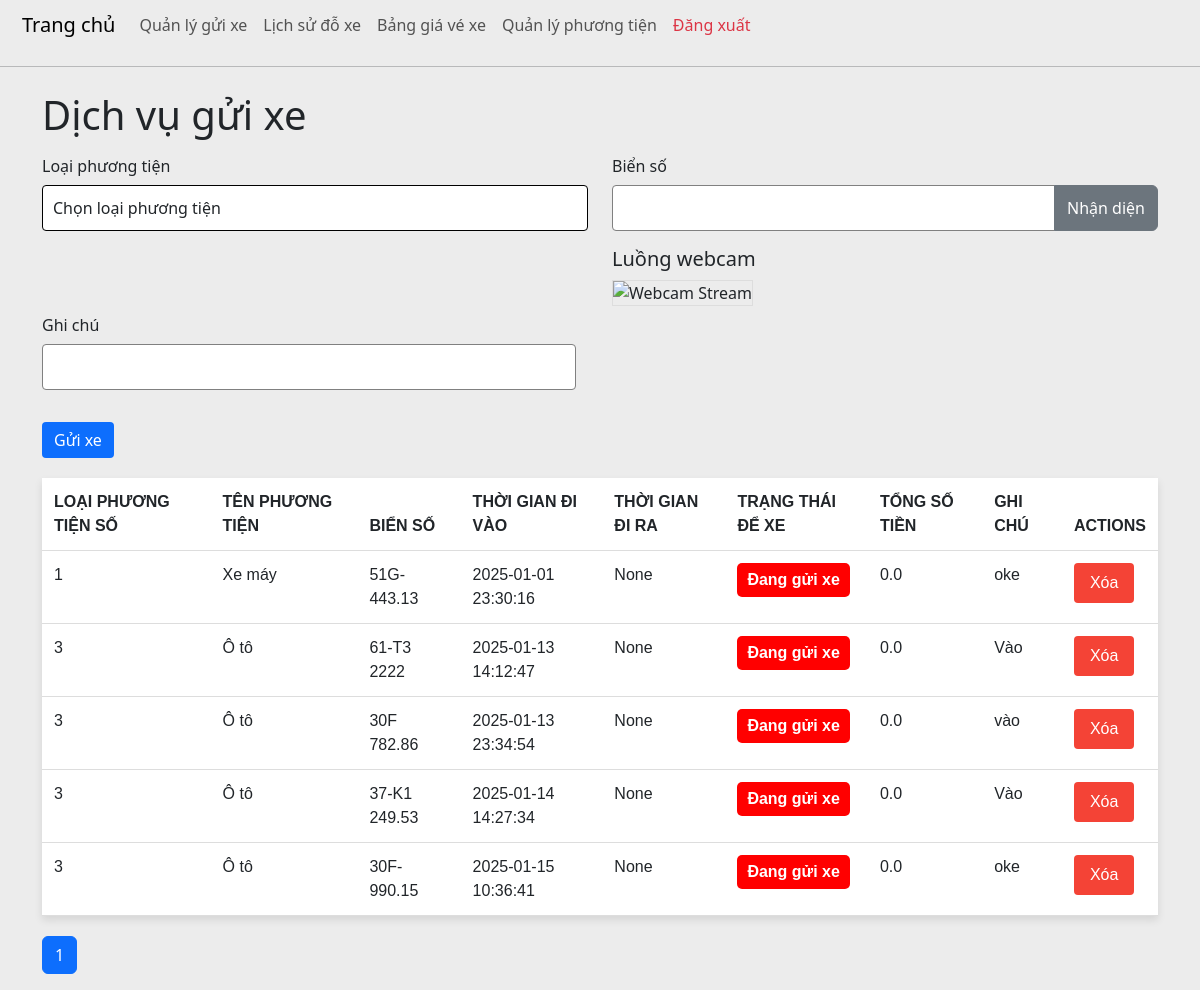
Page /actual_parking_fee_processing (signed in) on the committed database.
### tables this page shows
CREATE TABLE ActualParkingFee (
            ID INTEGER PRIMARY KEY AUTOINCREMENT,
            VehicleTypeID INTEGER NOT NULL,
            PlateNumber TEXT NOT NULL,
            EntryTime DATETIME NOT NULL,
            ExitTime DATETIME,
            Status TEXT NOT NULL,
            TotalFee REAL,
            Note TEXT,
            FOREIGN KEY (VehicleTypeID) REFERENCES VehicleType(ID)
        );

CREATE TABLE VehicleType (
            ID INTEGER PRIMARY KEY AUTOINCREMENT,
            Name TEXT NOT NULL
        );

### app.py (the view)
@app.route('/actual_parking_fee_processing', methods=['GET'])
@login_required
def get_all_actual_parking_fee_processing():
    try:
        page = request.args.get('page', 1, type=int)
        per_page = 10  # Số lượng bản ghi trên mỗi trang
        start = (page - 1) * per_page
        end = start + per_page
        with sqlite3.connect("parking.db") as conn:
            conn.row_factory = sqlite3.Row
            cursor = conn.cursor()
            cursor.execute('''
                SELECT ActualParkingFee.*, VehicleType.Name AS VehicleTypeName
                FROM ActualParkingFee
                JOIN VehicleType ON ActualParkingFee.VehicleTypeID = VehicleType.ID
                WHERE ActualParkingFee.Status = 'Đang gửi xe'
            ''')
            rows = cursor.fetchall()
            total_items = len(rows)
            total_pages = (total_items + per_page - 1) // per_page
            data = [dict(row) for row in rows[start:end]]
            cursor.execute('SELECT ID, Name FROM VehicleType')
            vehicle_types = cursor.fetchall()  # Lấy tất cả (ID, Name)
        return render_template(
            'actual_parking_fee_processing.html',
            actual_parking_fee=data,
            vehicle_types=vehicle_types,
            current_page=page,
            total_pages=total_pages,
            title="Quản lý gửi xe"
        )
    except Exception as e:
        return render_template('actual_parking_fee_processing.html', error=str(e), title="Quản lý gửi xe")

### app.py (called while the page is built)
@app.after_request
def disable_caching(response):
    response.headers['Cache-Control'] = 'no-store'
    return response

### config.py (called while the page is built)
def login_required(f):
    @wraps(f)
    def decorated_function(*args, **kwargs):
        if 'username' not in session:  # Kiểm tra trạng thái đăng nhập
            return redirect(url_for('login'))  # Chuyển hướng đến trang đăng nhập
        return f(*args, **kwargs)  # Cho phép truy cập endpoint nếu đã đăng nhập
    return decorated_function

### templates/actual_parking_fee_processing.html (shortened to what this page needs)
{% extends "base.html" %}
{% block content %}
<h1>Dịch vụ gửi xe</h1>
<form method="POST" action="/actual_parking_fee">
    <div class="mb-3 row">
        <label for="vehicleTypeID" class="col-sm-6 col-form-label">Loại phương tiện</label>
        <label for="PlateNumber" class="col-sm-6 col-form-label">Biển số</label>
        <div class="col-sm-6">
            <select class="form-control" id="vehicleTypeID" name="VehicleTypeID" required>
                <option value="" disabled selected>Chọn loại phương tiện</option>
            </select>
        </div>
        <div class="col-sm-6">
            <div class="input-group">
                <input type="text" class="form-control" id="PlateNumber" name="PlateNumber" required>
                <button type="button" id="detectPlateBtn" class="btn btn-secondary">Nhận diện</button>
            </div>
            <div class="mt-3">
                <h5>Luồng webcam</h5>
                <img id="webcamStream" src="/video_feed" alt="Webcam Stream" style="width: 100%; border: 1px solid #ddd;">
            </div>
        </div>
        <div class="mb-3 row">
            <label for="Note" class="col-sm-12 col-form-label">Ghi chú</label>
            <div class="col-sm-6">
                <input type="text" class="form-control" id="Note" name="Note">
            </div>
        </div>
    </div>
    <button type="submit" id="submitParking" class="btn  btn-primary">Gửi xe</button>
</form>
<table class="table">
    <thead>
        <tr>
            <th>Loại phương tiện số</th>
            <th>Tên phương tiện</th>
            <th>Biển số</th>
            <th>Thời gian đi vào</th>
            <th>Thời gian đi ra</th>
            <th>Trạng thái để xe</th>
            <th>Tổng số tiền</th>
            <th>Ghi chú</th>
            <th>Actions</th>
        </tr>
    </thead>
    <tbody>
        {% for item in actual_parking_fee %}
        <tr>
            <td>{{ item.VehicleTypeID }}</td>
            <td>{{ item.VehicleTypeName }}</td>
            <td>{{ item.PlateNumber }}</td>
            <td>{{ item.EntryTime }}</td>
            <td>{{ item.ExitTime }}</td>
            <td>
                <span class="{% if 'Đang gửi xe' in item.Status %}status-red{% elif 'Đã trả xe' in item.Status %}status-green{% endif %}">
                    {{ item.Status }}
                </span>
            </td>
            <td>{{ item.TotalFee }}</td>
            <td>{{ item.Note }}</td>
            <td>
                <form method="POST" action="/actual_parking_fee/delete/{{ item.ID }}" class="d-inline">
                    <button type="submit" class="btn btn-danger delete-btn">Xóa</button>
                </form>
            </td>
        </tr>
        {% endfor %}
    </tbody>
</table>
<nav>
    <ul class="pagination">
        {% for page in range(1, total_pages + 1) %}
        <li class="page-item {% if page == current_page %}active{% endif %}">
            <a class="page-link" href="/actual_parking_fee_processing?page={{ page }}">{{ page }}</a>
        </li>
        {% endfor %}
    </ul>
</nav>
{% endblock %}

### templates/base.html (style rules this page uses)
body { background-color: #ECECEC }
input { border: 1px solid gray!important }
select { border: 1px solid black!important }
.status-red, .status-green { display: inline-block; padding: 5px 10px; border-radius: 5px; font-weight: bold; color: white; }
.status-red { background-color: red; }
.table { width: 100%; border-collapse: collapse; margin: 20px 0; font-family: Arial, sans-serif; box-shadow: 0 4px 8px rgba(0, 0, 0, 0.1); }
.table thead { background-color: gray; color: white; }
.table th, .table td { padding: 12px; text-align: left; border-bottom: 1px solid #ddd; }
.status-red { color: white; font-weight: bold; }
.delete-btn { background-color: #f44336; color: white; border: none; padding: 8px 16px; cursor: pointer; border-radius: 4px; transition: background-color 0.3s ease; }
.table th { text-transform: uppercase; font-size: 16px; }
.table td { font-size: 16px; }
.table td form { display: inline-block; }
.form-control { padding: 10px; border-radius: 4px; border: 1px solid #ced4da; transition: border-color 0.3s ease; }
button[type="submit"] { color: white; border-radius: 4px; border: none; cursor: pointer; transition: background-color 0.3s ease; }

### rows in the picture
ActualParkingFee: VehicleTypeID "1", VehicleTypeName "Xe máy", PlateNumber "51G-443.13", EntryTime "2025-01-01 23:30:16", ExitTime "None", Status "Đang gửi xe", TotalFee "0.0", Note "oke"
ActualParkingFee: VehicleTypeID "3", VehicleTypeName "Ô tô", PlateNumber "61-T3 2222", EntryTime "2025-01-13 14:12:47", ExitTime "None", Status "Đang gửi xe", TotalFee "0.0", Note "Vào"
ActualParkingFee: VehicleTypeID "3", VehicleTypeName "Ô tô", PlateNumber "30F 782.86", EntryTime "2025-01-13 23:34:54", ExitTime "None", Status "Đang gửi xe", TotalFee "0.0", Note "vào"
ActualParkingFee: VehicleTypeID "3", VehicleTypeName "Ô tô", PlateNumber "37-K1 249.53", EntryTime "2025-01-14 14:27:34", ExitTime "None", Status "Đang gửi xe", TotalFee "0.0", Note "Vào"
ActualParkingFee: VehicleTypeID "3", VehicleTypeName "Ô tô", PlateNumber "30F-990.15", EntryTime "2025-01-15 10:36:41", ExitTime "None", Status "Đang gửi xe", TotalFee "0.0", Note "oke"

### other values in the picture
{{ page }} "1"
